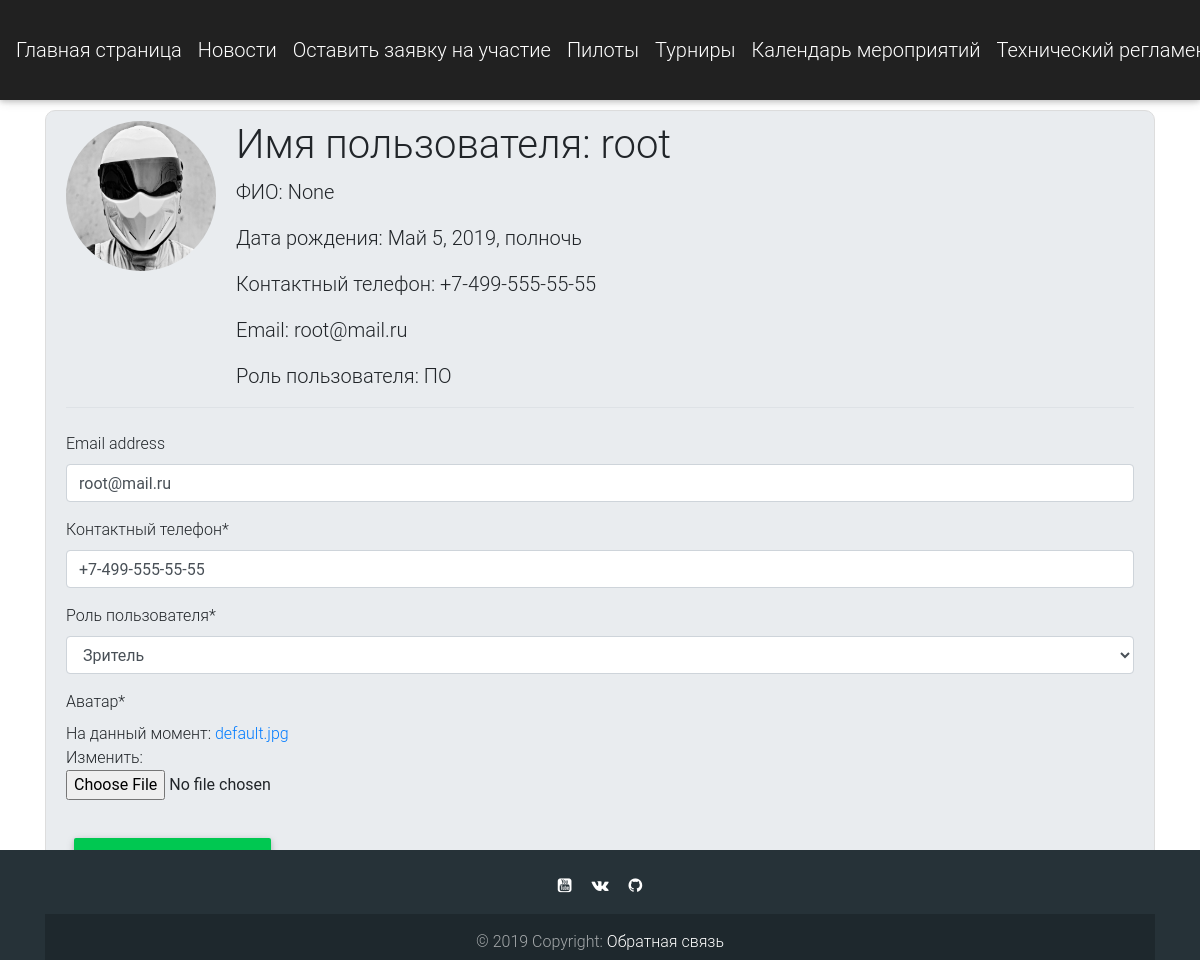
The app's page /users/user_profile/ (signed in) with its own data.
### users/models.py (models this page shows, shortened)
class CustomUser(AbstractUser):
    date_of_birth = models.DateTimeField(verbose_name='Дата рождения', default=date.today)
    full_name = models.CharField(max_length=255, verbose_name='Фамилия', null=True)
    phone_no = models.CharField(max_length=255, verbose_name='Контактный телефон', default='+7-499-555-55-55')
    PILOT = 'ПИ'
    VIEWER = 'ПО'
    PARTNER = 'ПА'
    MEMBER = 'УЧ'
    ROLE_CHOICES = (
        (PILOT, 'Пилот'),
        (MEMBER, 'Член команды'),
        (PARTNER, 'Партнер'),
        (VIEWER, 'Зритель'),
    )
    user_role = models.CharField(max_length=2,
        choices=ROLE_CHOICES,
        default=VIEWER,
        verbose_name='Роль пользователя'
    )

class UserProfile(models.Model):
    user = models.OneToOneField(CustomUser, on_delete=models.CASCADE, verbose_name='Пользователь')
    avatar = models.ImageField(upload_to='profile_pics', default='default.jpg', verbose_name='Аватар')

### users/views.py (the view)
# urls.py: path('user_profile/', views.user_profile_view, name='user_profile'),
@login_required
def user_profile_view(request):
    if request.method == 'POST':
        u_form = CustomUserChangeForm(request.POST, instance=request.user)
        p_form = CustomUserProfileForm(request.POST, request.FILES, instance=request.user.userprofile)
        if u_form.is_valid() and p_form.is_valid():
            u_form.save()
            p_form.save()
            return redirect('user_profile')
    else:
        u_form = CustomUserChangeForm(instance=request.user)
        p_form = CustomUserProfileForm(instance=request.user.userprofile)
    context = {
        'u_form': u_form,
        'p_form': p_form
    }
    return render(request, 'user_profile.html', context=context)

### users/forms.py
class CustomUserChangeForm(forms.ModelForm):
    class Meta:
        model = CustomUser
        fields = ('email', 'phone_no', 'user_role')

class CustomUserProfileForm(forms.ModelForm):
    class Meta:
        model = UserProfile
        fields = ('avatar',)

### templates/user_profile.html (shortened to what this page needs)
{% extends 'base.html' %}
{% load crispy_forms_tags %}
{% block content %}
  <div class="content-section">
    <div class="media">
      <img class="rounded-circle account-img" src="{{ user.userprofile.avatar.url }}" alt="">
      <div class="media-body">
        <h2 class="account-heading">Имя пользователя: {{ user.username }}</h2>
        <p class="text-body">ФИО: {{ user.full_name }}</p>
        <p class="text-body">Дата рождения: {{ user.date_of_birth }}</p>
        <p class="text-body">Контактный телефон: {{ user.phone_no }}</p>
        <p class="text-body">Email: {{ user.email }}</p>
        <p class="text-body">Роль пользователя: {{ user.user_role }}</p>
      </div>
    </div>
    <form method="POST" enctype="multipart/form-data">
      <fieldset class="form-group">
        <legend class="border-bottom mb-4"></legend>
          {{ u_form|crispy }}
          {{ p_form|crispy }}
      </fieldset>
      <div class="form-group">
        <button class="btn btn-success ml-2" type="submit">Изменить данные</button>
      </div>
    </form>
{% endblock %}

### static/css/base.css (style rules this page uses)
.account-img { height: 150px; width: 150px; margin-right: 20px; margin-bottom: 16px; }
.account-heading { font-size: 2.5rem; }
.content-section { height: 850px; width: auto; background: #e9ecef; padding: 10px 20px; border: 1px solid #dddddd; border-radius: 10px; margin-bottom: 20px; }
.content-section p { font-size: 20px; }
body { background-image:url(http://crossbones.org.uk/wp-content/uploads/2016/08/grey-background.jpg); background-repeat: no-repeat; background-position: center 55px; background-size: 100%; background-attachment: fixed; }

### records on screen
CustomUser: userprofile.avatar (placeholder picture), username "root", full_name "None", date_of_birth "Май 5, 2019, полночь", phone_no "+7-499-555-55-55", email "root@mail.ru", user_role "ПО", user_role "Зритель"
